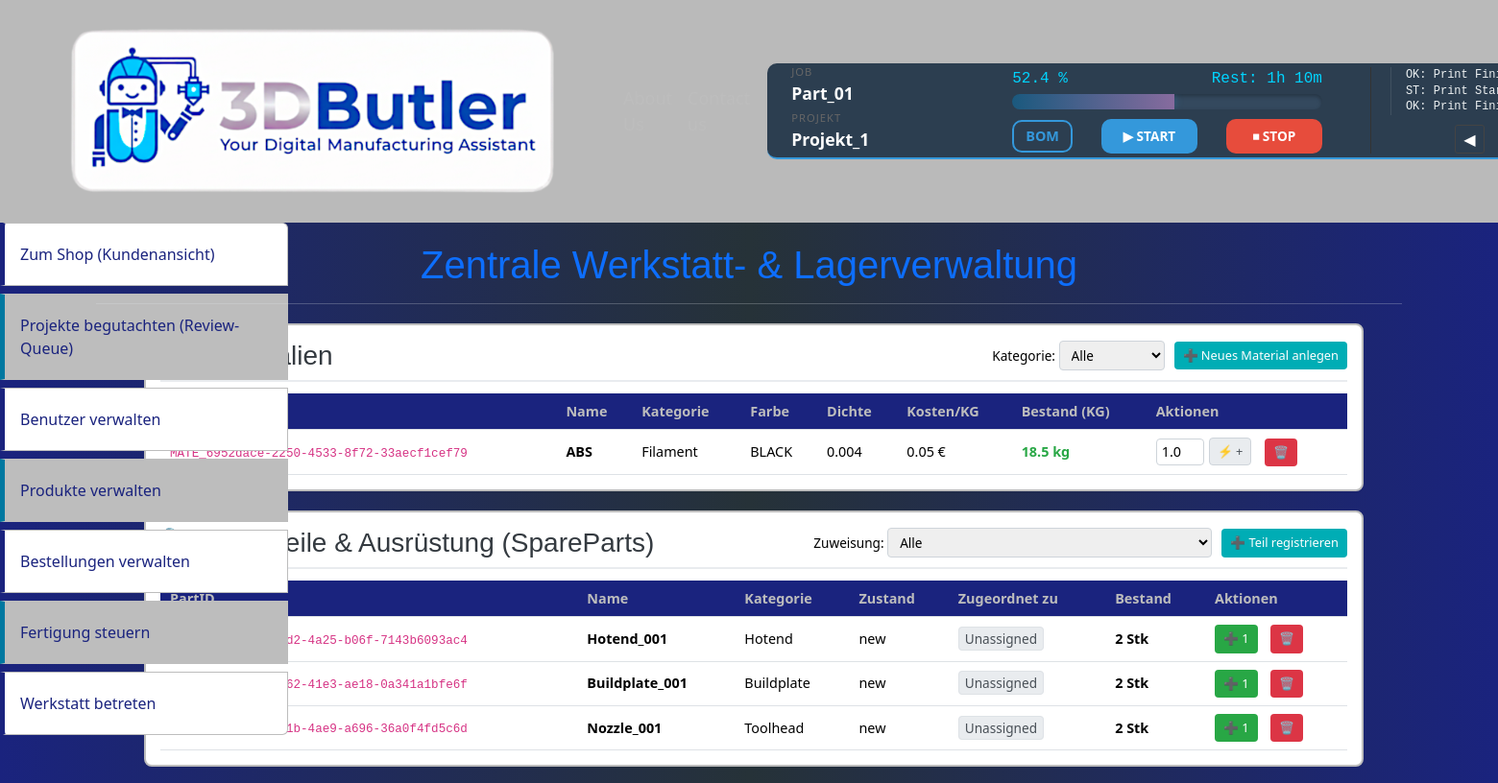
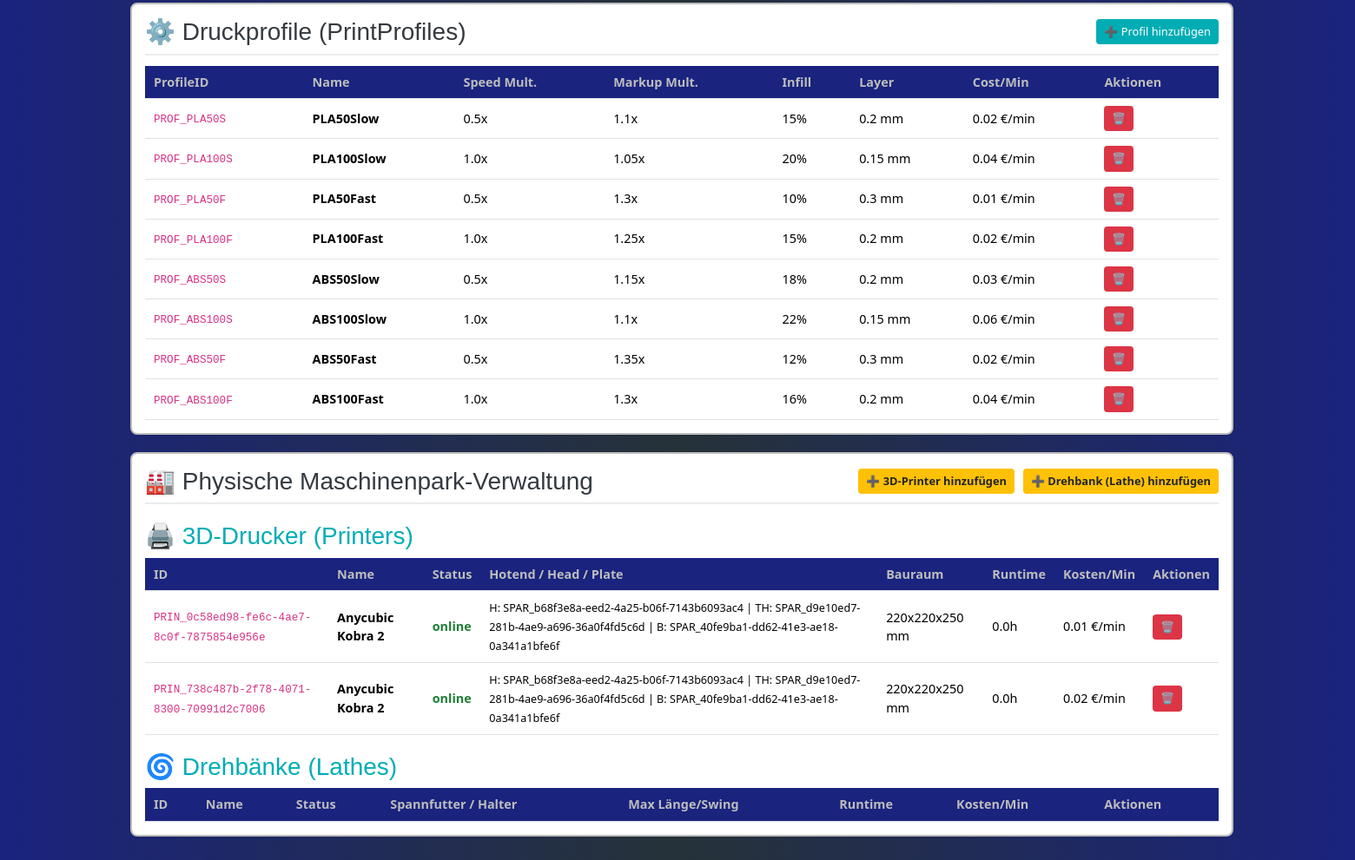
The page /admin/workshop (signed in) on the database its author committed (2 pictures, top to bottom).
### tables this page shows
CREATE TABLE "Materials" (
    "MaterialID" TEXT NOT NULL PRIMARY KEY,
    "MaterialName" TEXT NOT NULL,
    "Category" TEXT,
    "Color" TEXT,
    "DensityCM3" REAL,
    "Manufacturer" TEXT,
    "CostPerKG" REAL NOT NULL,
    "InStockKG" REAL NOT NULL DEFAULT 0.0);

CREATE TABLE "SpareParts" (
    "PartID" TEXT PRIMARY KEY,
    "PartName" TEXT,
    "Category" TEXT,
    "StockCount" INTEGER,
    "Condition" TEXT,
    "AssignedTo" TEXT DEFAULT 'Unassigned'
);

CREATE TABLE "PrintProfiles" (
    "ProfileID" TEXT PRIMARY KEY,
    "ProfileName" TEXT NOT NULL,
    "SpeedMultiplier" REAL,
    "MarkupMultiplier" REAL,
    "InfillDensity" INTEGER,
    "LayerHeightMM" REAL,
    "CostMultiplier" REAL,
    "CostPerMin" REAL
);

CREATE TABLE "Printers" (
    "PrinterID" TEXT PRIMARY KEY,
    "PrinterName" TEXT NOT NULL,
    "PrinterStatus" TEXT NOT NULL,
    "HotendID" TEXT,
    "PrintHeadID" TEXT,
    "BuildPlateID" TEXT,
    "DimX" INTEGER NOT NULL,
    "DimY" INTEGER NOT NULL,
    "DimZ" INTEGER NOT NULL,
    "CostPerMin" REAL NOT NULL,
    "RuntimeHours" REAL NOT NULL, PowerKW REAL,
    FOREIGN KEY("HotendID") REFERENCES "SpareParts"("PartID"),
    FOREIGN KEY("PrintHeadID") REFERENCES "SpareParts"("PartID"),
    FOREIGN KEY("BuildPlateID") REFERENCES "SpareParts"("PartID") 
);

### website/admin_views.py (the view, shortened to what this page needs)
@admin_bp.route('/workshop', methods=['GET', 'POST'])
@check_admin
def workshop():
    manager = material_manager
    mat_category = request.args.get('mat_category', '')
    part_assignment = request.args.get('part_assignment', '')
    materials = manager.get_materials(mat_category)
    spare_parts = manager.get_spare_parts(part_assignment)
    unassigned_parts = manager.get_unassigned_spare_parts()
    print_profiles = manager.get_print_profiles()
    printers = manager.get_machines('printer')
    lathes = manager.get_machines('lathe')
    mills = manager.get_machines('mill')
    moulds = manager.get_machines('mould')
    stoves = manager.get_machines('stove')
    all_machines = [p['PrinterID'] for p in printers] + [l['LatheID'] for l in lathes]
    all_machines += [m['MillID'] for m in mills if 'MillID' in m.keys()]
    all_machines += [m['MouldID'] for m in moulds if 'MouldID' in m.keys()]
    all_machines += [s['StoveID'] for s in stoves if 'StoveID' in s.keys()]
    return render_template(
        'admin/admin_workshop.html',
        materials=materials,
        spare_parts=spare_parts,
        unassigned_parts=unassigned_parts,
        print_profiles=print_profiles,
        printers=printers,
        lathes=lathes,
        mills=mills,
        moulds=moulds,
        stoves=stoves,
        all_machines=all_machines,
        selected_mat_category=mat_category,
        selected_part_assignment=part_assignment
    )

### website/material_manager.py (called while the page is built)
    def _execute_query(self, query: str, params: Tuple = ()) -> List[sqlite3.Row]:
        conn = None
        try:
            conn = sqlite3.connect(self.db_path)
            conn.row_factory = sqlite3.Row
            cursor = conn.cursor()
            cursor.execute(query, params)
            if query.strip().upper().startswith("SELECT"):
                return cursor.fetchall()
            else:
                conn.commit()
                return []
        except sqlite3.Error as e:
            print(f"Datenbankfehler im MaterialManager: {e}")
            raise RuntimeError(f"Datenbankfehler: {e}")
        finally:
            if conn:
                conn.close()

    def get_materials(self, category: str = "") -> List[sqlite3.Row]:
        if category:
            return self._execute_query("SELECT * FROM Materials WHERE Category = ?", (category,))
        return self._execute_query("SELECT * FROM Materials")

    def get_spare_parts(self, assigned_to: str = "") -> List[sqlite3.Row]:
        if assigned_to:
            return self._execute_query("SELECT * FROM SpareParts WHERE AssignedTo = ?", (assigned_to,))
        return self._execute_query("SELECT * FROM SpareParts")

    def get_unassigned_spare_parts(self) -> List[sqlite3.Row]:
        return self._execute_query("SELECT * FROM SpareParts WHERE AssignedTo = 'Unassigned' OR AssignedTo IS NULL")

    def get_print_profiles(self) -> List[sqlite3.Row]:
        return self._execute_query("SELECT * FROM PrintProfiles")

    def get_machines(self, machine_type: str) -> List[sqlite3.Row]:
        table_map = {'printer': 'Printers', 'lathe': 'Lathes', 'mill': 'Mills', 'mould': 'Moulds', 'stove': 'Stoves'}
        if machine_type not in table_map:
            return []
        try:
            return self._execute_query(f"SELECT * FROM {table_map[machine_type]}")
        except Exception:
            return []

### website/user.py (called while the page is built)
def check_admin(f):
    @wraps(f)
    def decorated_function(*args, **kwargs):
        user_id = session.get('user_id')
        user = current_app.user_manager.find_user_by_id(user_id)
        if not user or not (user.get('IsAdmin') == 1 and user.get('IsActive') == 1):
            flash("Admin-Rechte erforderlich!", "danger")
            return redirect(url_for('views.home'))
        return f(*args, **kwargs)
    return decorated_function

### website/templates/admin/admin_workshop.html (shortened to what this page needs)
{% extends 'admin/admin_base.html' %}
{% block body %}
<div style="padding: 20px; max-width: 1400px; margin: 0 auto;">
    <h1 class="mb-2 text-primary text-center">Zentrale Werkstatt- & Lagerverwaltung</h1>
    <hr style="border-color: #dee2e6; margin-bottom: 20px;">
    <div class="workshop-container">
        <div class="container-header">
            <h3>📦 Materialien</h3>
            <div class="filter-bar">
                <form method="GET" action="{{ url_for('admin_views.workshop') }}">
                    <label>Kategorie:</label>
                    <select name="mat_category" onchange="this.form.submit()">
                        <option value="">Alle</option>
                    </select>
                </form>
                <button class="btn-sm" onclick="toggleForm('form-new-material')" style="background: #00adb5; color: white;">➕ Neues Material anlegen</button>
            </div>
        </div>
        <table class="compact-table">
            <thead>
                <tr>
                    <th>ID</th><th>Name</th><th>Kategorie</th><th>Farbe</th><th>Dichte</th><th>Kosten/KG</th><th>Bestand (KG)</th><th>Aktionen</th>
                </tr>
            </thead>
            <tbody>
                {% for mat in materials %}
                <tr>
                    <td><code>{{ mat.MaterialID }}</code></td>
                    <td><strong>{{ mat.MaterialName }}</strong></td>
                    <td>{{ mat.Category }}</td>
                    <td>{{ mat.Color or '-' }}</td>
                    <td>{{ mat.DensityCM3 or '-' }}</td>
                    <td>{{ mat.CostPerKG }} €</td>
                    <td class="{% if mat.InStockKG <= 0.5 %}stock-low{% else %}stock-ok{% endif %}">
                        {{ mat.InStockKG }} kg
                    </td>
                    <td>
                        <form method="POST" class="inline-increment-form">
                            <input type="number" name="amount" value="1.0" step="0.5" style="width: 50px;">
                            <button type="submit" class="btn-sm" style="background:#e9ecef; color:#495057; border: 1px solid #ced4da;">⚡ +</button>
                        </form>
                        <form method="POST" style="display:inline;" onsubmit="return confirm('Material wirklich unwiderruflich löschen?');">
                            <button type="submit" class="btn-sm" style="background:#dc3545; color:white; margin-left:10px;">🗑️</button>
                        </form>
                    </td>
                </tr>
                {% endfor %}
            </tbody>
        </table>
    </div>
    <div class="workshop-container">
        <div class="container-header">
            <h3>🔧 Ersatzteile & Ausrüstung (SpareParts)</h3>
            <div class="filter-bar">
                <form method="GET" action="{{ url_for('admin_views.workshop') }}">
                    <label>Zuweisung:</label>
                    <select name="part_assignment" onchange="this.form.submit()">
                        <option value="">Alle</option>
                    </select>
                </form>
                <button class="btn-sm" onclick="toggleForm('form-new-part')" style="background: #00adb5; color: white;">➕ Teil registrieren</button>
            </div>
        </div>
        <table class="compact-table">
            <thead>
                <tr>
                    <th>PartID</th><th>Name</th><th>Kategorie</th><th>Zustand</th><th>Zugeordnet zu</th><th>Bestand</th><th>Aktionen</th>
                </tr>
            </thead>
            <tbody>
                {% for part in spare_parts %}
                <tr>
                    <td><code>{{ part.PartID }}</code></td>
                    <td><strong>{{ part.PartName }}</strong></td>
                    <td>{{ part.Category }}</td>
                    <td>{{ part.Condition }}</td>
                    <td><span style="background:#e9ecef; color:#495057; padding:2px 6px; border-radius:4px; font-size:0.85rem; border:1px solid #dee2e6;">{{ part.AssignedTo or 'Unassigned' }}</span></td>
                    <td><strong>{{ part.StockCount }} Stk</strong></td>
                    <td>
                        <form method="POST" style="display:inline;">
                            <button type="submit" class="btn-sm" style="background:#28a745; color:white;">➕ 1</button>
                        </form>
                        <form method="POST" style="display:inline;" onsubmit="return confirm('Teil aus Datenbank löschen?');">
                            <button type="submit" class="btn-sm" style="background:#dc3545; color:white; margin-left:10px;">🗑️</button>
                        </form>
                    </td>
                </tr>
                {% endfor %}
            </tbody>
        </table>
    </div>
    <div class="workshop-container">
        <div class="container-header">
            <h3>⚙️ Druckprofile (PrintProfiles)</h3>
            <button class="btn-sm" onclick="toggleForm('form-new-profile')" style="background: #00adb5; color: white;">➕ Profil hinzufügen</button>
        </div>
        <table class="compact-table">
            <thead>
                <tr>
                    <th>ProfileID</th><th>Name</th><th>Speed Mult.</th><th>Markup Mult.</th><th>Infill</th><th>Layer</th><th>Cost/Min</th><th>Aktionen</th>
                </tr>
            </thead>
            <tbody>
                {% for prof in print_profiles %}
                <tr>
                    <td><code>{{ prof.ProfileID }}</code></td>
                    <td><strong>{{ prof.ProfileName }}</strong></td>
                    <td>{{ prof.SpeedMultiplier }}x</td>
                    <td>{{ prof.MarkupMultiplier }}x</td>
                    <td>{{ prof.InfillDensity }}%</td>
                    <td>{{ prof.LayerHeightMM }} mm</td>
                    <td>{{ prof.CostPerMin }} €/min</td>
                    <td>
                        <form method="POST" style="display:inline;" onsubmit="return confirm('Profil löschen?');">
                            <button type="submit" class="btn-sm" style="background:#dc3545; color:white;">🗑️</button>
                        </form>
                    </td>
                </tr>
                {% endfor %}
            </tbody>
        </table>
    </div>
    <div class="workshop-container" style="border-left: 4px solid #ffc107;">
        <div class="container-header">
            <h3>🏭 Physische Maschinenpark-Verwaltung</h3>
            <div class="filter-bar">
                <button class="btn-sm" onclick="toggleForm('form-new-printer')" style="background: #ffc107; color: #212529; font-weight:bold;">➕ 3D-Printer hinzufügen</button>
                <button class="btn-sm" onclick="toggleForm('form-new-lathe')" style="background: #ffc107; color: #212529; font-weight:bold;">➕ Drehbank (Lathe) hinzufügen</button>
            </div>
        </div>
        <h3 style="margin-top:20px; color:#00adb5;">🖨️ 3D-Drucker (Printers)</h3>
        <table class="compact-table">
            <thead>
                <tr>
                    <th>ID</th><th>Name</th><th>Status</th><th>Hotend / Head / Plate</th><th>Bauraum</th><th>Runtime</th><th>Kosten/Min</th><th>Aktionen</th>
                </tr>
            </thead>
            <tbody>
                {% for p in printers %}
                <tr>
                    <td><code>{{ p.PrinterID }}</code></td>
                    <td><strong>{{ p.PrinterName }}</strong></td>
                    <td>
                        <span class="{% if p.PrinterStatus == 'online' %}status-online{% else %}status-offline{% endif %}">
                            {{ p.PrinterStatus }}
                        </span>
                    </td>
                    <td>
                        <small>H: {{ p.HotendID or '-' }} | TH: {{ p.PrintHeadID or '-' }} | B: {{ p.BuildPlateID or '-' }}</small>
                    </td>
                    <td>{{ p.DimX }}x{{ p.DimY }}x{{ p.DimZ }} mm</td>
                    <td>{{ p.RuntimeHours }}h</td>
                    <td>{{ p.CostPerMin }} €/min</td>
                    <td>
                        <form method="POST" style="display:inline;" onsubmit="return confirm('Drucker entfernen?');">
                            <button type="submit" class="btn-sm" style="background:#dc3545; color:white;">🗑️</button>
                        </form>
                    </td>
                </tr>
                {% endfor %}
            </tbody>
        </table>
        <h3 style="margin-top:20px; color:#00adb5;">🌀 Drehbänke (Lathes)</h3>
        <table class="compact-table">
            <thead>
                <tr>
                    <th>ID</th><th>Name</th><th>Status</th><th>Spannfutter / Halter</th><th>Max Länge/Swing</th><th>Runtime</th><th>Kosten/Min</th><th>Aktionen</th>
                </tr>
            </thead>
        </table>
    </div>
</div>
{% endblock %}

### website/static/css/style.css (style rules this page uses)
body { position: relative; overflow-x: hidden; }
body::before { content: ""; position: fixed; top: 0; left: -150%; width: 100%; height: 100%; background: linear-gradient( 120deg, transparent, rgba(128, 216, 255, 0.04) 40%, rgba(255, 255, 255, 0.08) 50%, rgba(128, 216, 255, 0.04) 60%, transparent ); z-index: -1; transform: skewX(-25deg); animation: global-shimmer 12s cubic-bezier(0.4, 0, 0.6, 1) infinite; pointer-events: none; }
h1 { font-family: Verdana, Geneva, Tahoma, sans-serif; color: rgb(217, 209, 201); }
h3 { font-family: Verdana, Geneva, Tahoma, sans-serif; color: rgb(217, 209, 201); }
.workshop-container { background: #ffffff; color: #000000; padding: 15px; margin-bottom: 20px; border-radius: 8px; border: 2px solid #bdbdbd !important; box-shadow: 0 1px 3px rgba(0,0,0,0.05); overflow: hidden; transition: transform 0.2s ease-in-out; max-width: 1270px; margin-left: 50px; width: 100%; }
.container-header { display: flex; justify-content: space-between; align-items: center; border-bottom: 2px solid #e9ecef; padding-bottom: 8px; margin-bottom: 12px; }
.container-header h3 { margin: 0; color: #343a40; }
.compact-table { width: 100%; border-collapse: collapse; font-size: 0.9rem; }
.compact-table th { background-color: #1A237E; color: #bdbdbd; font-weight: 600; }
.compact-table th, .compact-table td { padding: 8px 10px; text-align: left; border-bottom: 1px solid #dee2e6; }
.inline-increment-form { display: inline-flex; align-items: center; gap: 5px; }
.inline-increment-form input { padding: 2px 5px; border: 1px solid #ced4da; border-radius: 4px; }
.btn-sm { padding: 4px 8px; font-size: 0.8rem; border-radius: 4px; border: 1px solid transparent; cursor: pointer; }
.filter-bar { display: inline-flex; gap: 10px; font-size: 0.85rem; align-items: center; }
.filter-bar select { padding: 4px 8px; border: 1px solid #ced4da; border-radius: 4px; }
.status-online { color: #1e7e34; font-weight: bold; }
.stock-ok { color: #28a745; font-weight: bold; }

### rows shown on the page
Materials: MaterialID "MATE_6952dace-2250-4533-8f72-33aecf1cef79", MaterialName "ABS", Category "Filament", Color "BLACK", DensityCM3 "0.004", CostPerKG "0.05", InStockKG "18.5"
SpareParts: PartID "SPAR_b68f3e8a-eed2-4a25-b06f-7143b6093ac4", PartName "Hotend_001", Category "Hotend", Condition "new", AssignedTo "Unassigned", StockCount "2"
SpareParts: PartID "SPAR_40fe9ba1-dd62-41e3-ae18-0a341a1bfe6f", PartName "Buildplate_001", Category "Buildplate", Condition "new", AssignedTo "Unassigned", StockCount "2"
SpareParts: PartID "SPAR_d9e10ed7-281b-4ae9-a696-36a0f4fd5c6d", PartName "Nozzle_001", Category "Toolhead", Condition "new", AssignedTo "Unassigned", StockCount "2"
PrintProfiles: ProfileID "PROF_PLA50S", ProfileName "PLA50Slow", SpeedMultiplier "0.5", MarkupMultiplier "1.1", InfillDensity "15", LayerHeightMM "0.2", CostPerMin "0.02"
PrintProfiles: ProfileID "PROF_PLA100S", ProfileName "PLA100Slow", SpeedMultiplier "1.0", MarkupMultiplier "1.05", InfillDensity "20", LayerHeightMM "0.15", CostPerMin "0.04"
PrintProfiles: ProfileID "PROF_PLA50F", ProfileName "PLA50Fast", SpeedMultiplier "0.5", MarkupMultiplier "1.3", InfillDensity "10", LayerHeightMM "0.3", CostPerMin "0.01"
PrintProfiles: ProfileID "PROF_PLA100F", ProfileName "PLA100Fast", SpeedMultiplier "1.0", MarkupMultiplier "1.25", InfillDensity "15", LayerHeightMM "0.2", CostPerMin "0.02"
PrintProfiles: ProfileID "PROF_ABS50S", ProfileName "ABS50Slow", SpeedMultiplier "0.5", MarkupMultiplier "1.15", InfillDensity "18", LayerHeightMM "0.2", CostPerMin "0.03"
PrintProfiles: ProfileID "PROF_ABS100S", ProfileName "ABS100Slow", SpeedMultiplier "1.0", MarkupMultiplier "1.1", InfillDensity "22", LayerHeightMM "0.15", CostPerMin "0.06"
PrintProfiles: ProfileID "PROF_ABS50F", ProfileName "ABS50Fast", SpeedMultiplier "0.5", MarkupMultiplier "1.35", InfillDensity "12", LayerHeightMM "0.3", CostPerMin "0.02"
PrintProfiles: ProfileID "PROF_ABS100F", ProfileName "ABS100Fast", SpeedMultiplier "1.0", MarkupMultiplier "1.3", InfillDensity "16", LayerHeightMM "0.2", CostPerMin "0.04"
Printers: PrinterID "PRIN_0c58ed98-fe6c-4ae7-8c0f-7875854e956e", PrinterName "Anycubic Kobra 2", PrinterStatus "online", HotendID "SPAR_b68f3e8a-eed2-4a25-b06f-7143b6093ac4", PrintHeadID "SPAR_d9e10ed7-281b-4ae9-a696-36a0f4fd5c6d", BuildPlateID "SPAR_40fe9ba1-dd62-41e3-ae18-0a341a1bfe6f", DimX "220", DimY "220", DimZ "250", RuntimeHours "0.0", CostPerMin "0.01"
Printers: PrinterID "PRIN_738c487b-2f78-4071-8300-70991d2c7006", PrinterName "Anycubic Kobra 2", PrinterStatus "online", HotendID "SPAR_b68f3e8a-eed2-4a25-b06f-7143b6093ac4", PrintHeadID "SPAR_d9e10ed7-281b-4ae9-a696-36a0f4fd5c6d", BuildPlateID "SPAR_40fe9ba1-dd62-41e3-ae18-0a341a1bfe6f", DimX "220", DimY "220", DimZ "250", RuntimeHours "0.0", CostPerMin "0.02"
